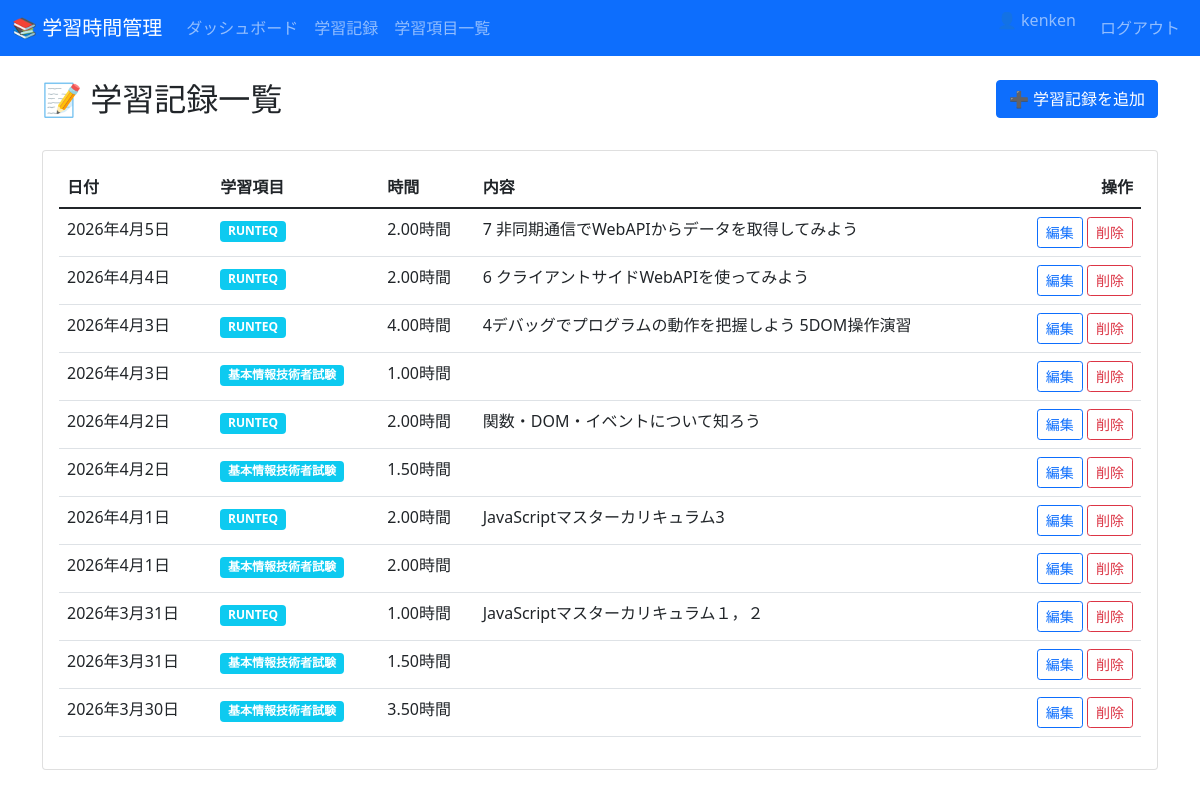
The page /records/ (signed in) on the database as committed earlier.
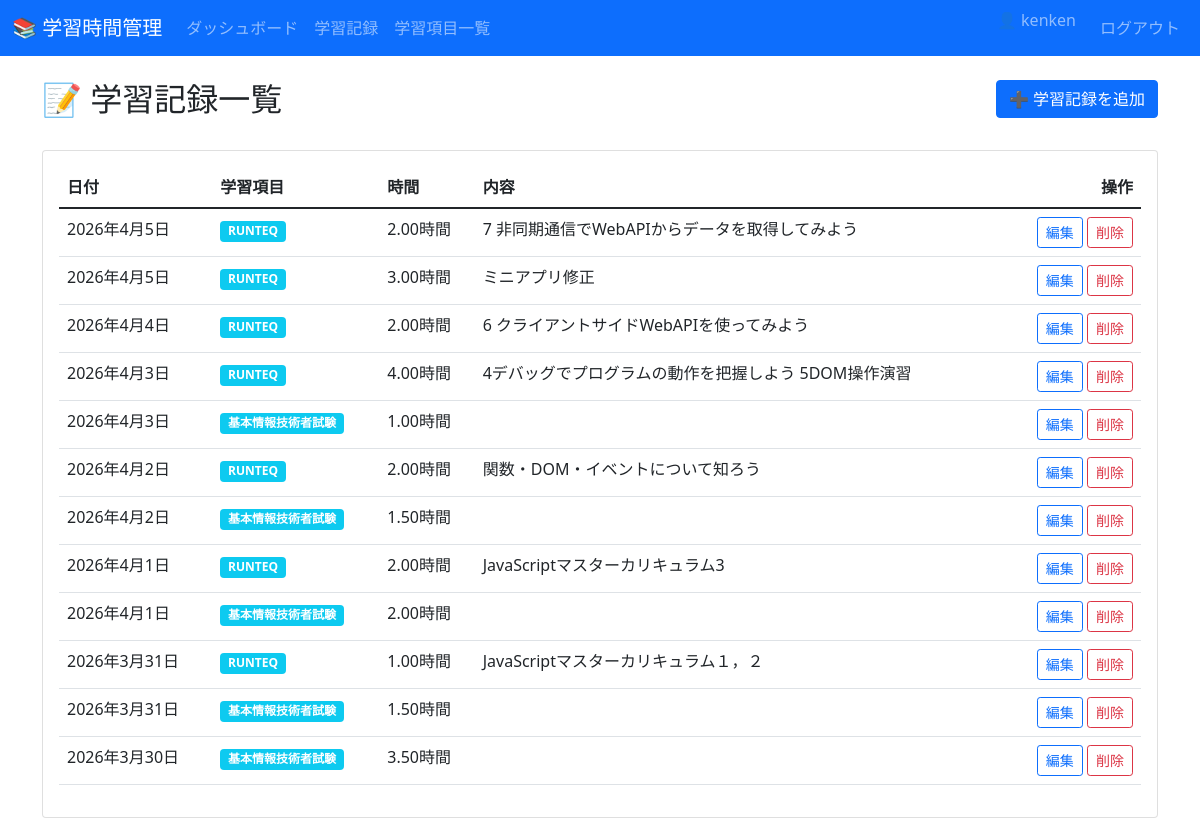
The same page on the database as committed later.
### records/models.py (models this page shows, shortened)
class StudyRecord(models.Model):
    user = models.ForeignKey(
        User,
        on_delete=models.CASCADE,
        related_name='study_records',
        verbose_name='ユーザー'
    )
    certification = models.ForeignKey(
        Certification,
        on_delete=models.CASCADE,
        related_name='study_records',
        verbose_name='学習項目',
        null=True,
        blank=True
    )
    date = models.DateField(verbose_name='学習日')
    hours = models.DecimalField(
        max_digits=4,
        decimal_places=2,
        verbose_name='学習時間'
    )
    description = models.TextField(
        blank=True,
        verbose_name='学習内容'
    )
    created_at = models.DateTimeField(auto_now_add=True)
    class Meta:
        verbose_name = '学習記録'
        verbose_name_plural = '学習記録'
        ordering = ['-date']

class Certification(models.Model):
    user = models.ForeignKey(
        User,
        on_delete=models.CASCADE,
        related_name='certifications',
        verbose_name='ユーザー'
    )
    name = models.CharField(max_length=100, verbose_name='学習項目名')
    created_at = models.DateTimeField(auto_now_add=True)
    class Meta:
        verbose_name = '学習項目'
        verbose_name_plural = '学習項目'
        ordering = ['name']
        constraints = [
            models.UniqueConstraint(
                fields=['user', 'name'],
                name='unique_user_certification'
            )
        ]

### records/views.py (the view)
# urls.py: path('records/', views.record_list, name='record_list'),
@login_required
def record_list(request):
    records = StudyRecord.objects.filter(user=request.user)
    return render(request, 'records/record_list.html', {'records': records})

### records/templates/records/record_list.html (shortened to what this page needs)
{% extends 'records/base.html' %}
{% block content %}
<div class="row mb-4">
    <div class="col">
        <h2>📝 学習記録一覧</h2>
    </div>
    <div class="col-auto">
        <a href="{% url 'records:record_create' %}" class="btn btn-primary">➕ 学習記録を追加</a>
    </div>
</div>
{% if records %}
<div class="card">
    <div class="card-body">
        <div class="table-responsive">
            <table class="table table-hover">
                <thead>
                    <tr>
                        <th>日付</th>
                        <th>学習項目</th>
                        <th>時間</th>
                        <th>内容</th>
                        <th class="text-end">操作</th>
                    </tr>
                </thead>
                <tbody>
                    {% for record in records %}
                    <tr>
                        <td>{{ record.date }}</td>
                        <td>
                            {% if record.certification %}
                                <span class="badge bg-info">{{ record.certification.name }}</span>
                            {% else %}
                                <span class="badge bg-secondary">未分類</span>
                            {% endif %}
                        </td>
                        <td>{{ record.hours }}時間</td>
                        <td>{{ record.description|truncatewords:15 }}</td>
                        <td class="text-end">
                            <a href="{% url 'records:record_update' record.pk %}" class="btn btn-sm btn-outline-primary">編集</a>
                            <a href="{% url 'records:record_delete' record.pk %}" class="btn btn-sm btn-outline-danger">削除</a>
                        </td>
                    </tr>
                    {% endfor %}
                </tbody>
            </table>
        </div>
    </div>
</div>
{% else %}
<div class="alert alert-info">
    まだ学習記録がありません。<br>
    「学習記録を追加」ボタンから記録を始めましょう！
</div>
{% endif %}
{% endblock %}

Rows that differ between the two databases and show on the page:
added StudyRecord: date "2026年4月5日", certification.name "RUNTEQ", hours "3.00", description "ミニアプリ修正"
